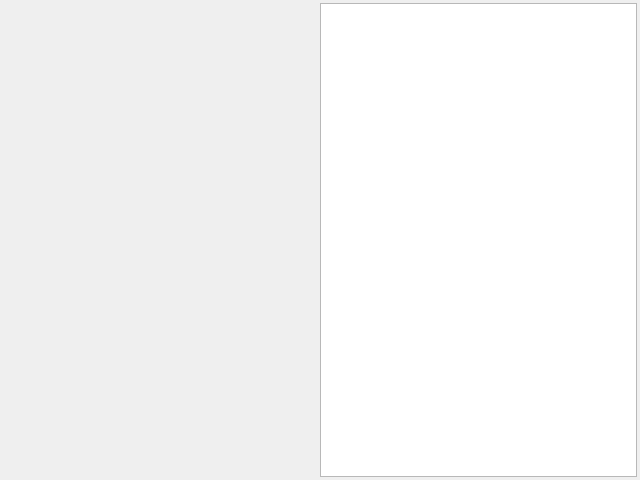
<?xml version="1.0" encoding="UTF-8"?>
<ui version="4.0">
 <class>LanguageSelect</class>
 <widget class="QWidget" name="LanguageSelect">
  <property name="geometry">
   <rect>
    <x>0</x>
    <y>0</y>
    <width>640</width>
    <height>480</height>
   </rect>
  </property>
  <property name="windowTitle">
   <string>Form</string>
  </property>
  <layout class="QHBoxLayout" name="horizontalLayout">
   <property name="leftMargin">
    <number>3</number>
   </property>
   <property name="topMargin">
    <number>3</number>
   </property>
   <property name="rightMargin">
    <number>3</number>
   </property>
   <property name="bottomMargin">
    <number>3</number>
   </property>
   <item>
    <spacer name="horizontalSpacer">
     <property name="orientation">
      <enum>Qt::Horizontal</enum>
     </property>
     <property name="sizeHint" stdset="0">
      <size>
       <width>40</width>
       <height>20</height>
      </size>
     </property>
    </spacer>
   </item>
   <item>
    <widget class="QListWidget" name="listLanguageSelect"/>
   </item>
  </layout>
 </widget>
 <resources/>
 <connections/>
</ui>
